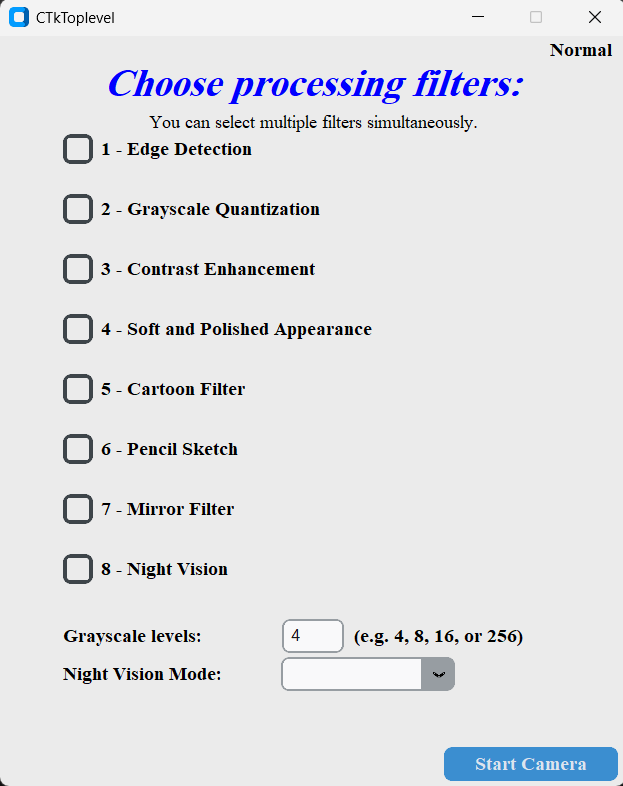
#> input picture assets/advance.png, 623 x 786 px; its folder holds only this picture in this run
$ python -i video_processing_advance.py   (imports and definitions only)
#> lines starting #> are read from the running program, lines starting #| are printed output that depends on the picture
#> further down, picture is the input picture: shape (786, 623, 3); mean B, G, R 229.7, 227, 225.9
from customtkinter import *
import cv2
import numpy as np
# [1 line not run here, left out]

# [11 lines left out: functions on_close, switch_to_other_option, not called in this run]

def advance_processing_actions(frame, levels=4, angle=60, checked=[0,1,0,0,0,0,1,0]):
#> called with levels = 4, angle = 60
    if checked[3] == 1:
        frame = cv2.bilateralFilter(frame, 9, 75, 75)

    if checked[1] == 1:
        gray = cv2.cvtColor(frame, cv2.COLOR_BGR2GRAY)
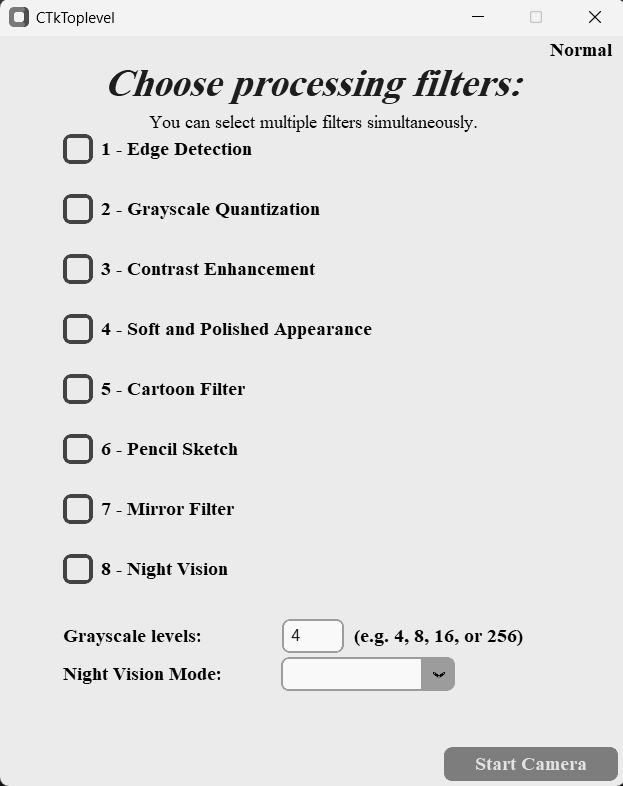
#> gray: shape (786, 623); min 0, max 249, mean 226.9
        quantized = (gray // (256 // levels)) * (256 // levels)
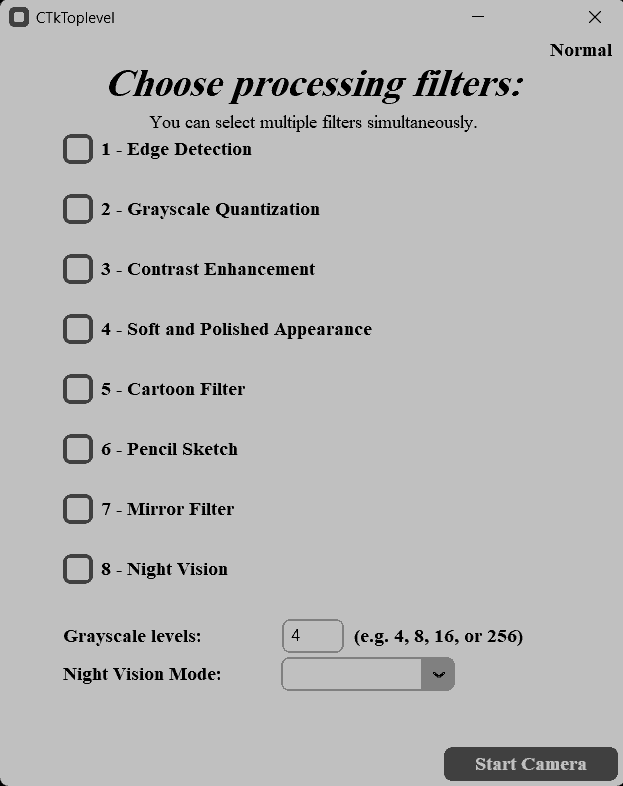
#> quantized: shape (786, 623); min 0, max 192, mean 184.4
        frame = cv2.cvtColor(quantized, cv2.COLOR_GRAY2BGR)

    if checked[0] == 1:
        gray = cv2.cvtColor(frame, cv2.COLOR_BGR2GRAY)
        edges = cv2.Canny(gray, 100, 200)
        frame = cv2.cvtColor(edges, cv2.COLOR_GRAY2BGR)

    if checked[2] == 1:
        gray = cv2.cvtColor(frame, cv2.COLOR_BGR2GRAY)
        equalized = cv2.equalizeHist(gray)
        frame = cv2.cvtColor(equalized, cv2.COLOR_GRAY2BGR)

    if checked[4] == 1:
        gray = cv2.cvtColor(frame, cv2.COLOR_BGR2GRAY)
        gray = cv2.medianBlur(gray, 7)
        edges = cv2.adaptiveThreshold(gray, 255, cv2.ADAPTIVE_THRESH_MEAN_C, cv2.THRESH_BINARY, 11, 5)
        color = cv2.bilateralFilter(frame, 9, 300, 300)
        cartoon = cv2.bitwise_and(color, color, mask=edges)
        frame = cartoon

    if checked[5] == 1:
        gray, sketch = cv2.pencilSketch(frame, sigma_s=60, sigma_r=0.07, shade_factor=0.05)
        frame = sketch

    if checked[6] == 1:
        frame = cv2.flip(frame, 1)
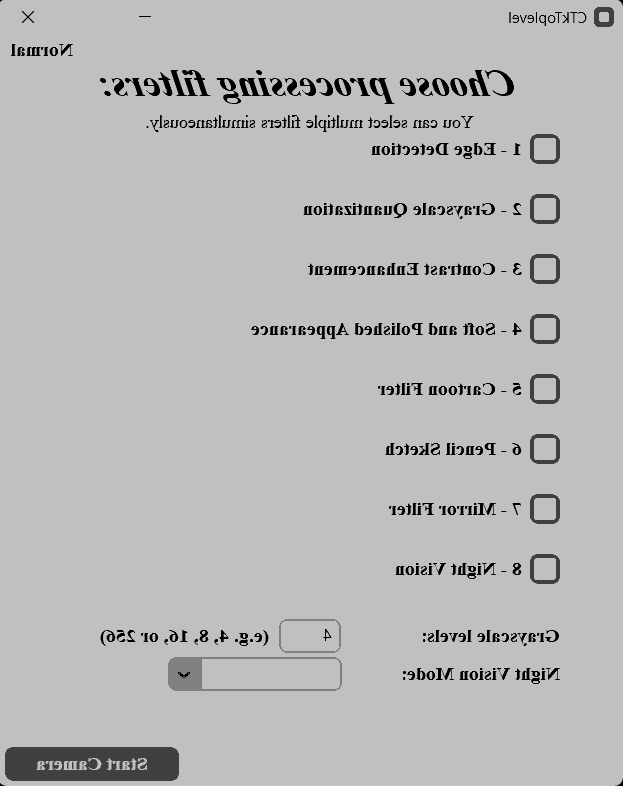
#> frame: shape (786, 623, 3); min 0, max 192, mean 184.4

    if checked[7] == 1:
        hsv = cv2.cvtColor(frame, cv2.COLOR_BGR2HSV)
        hsv[..., 0] = angle
        hsv[..., 1] = 255
        hsv[..., 2] = cv2.equalizeHist(hsv[..., 2])
        frame = cv2.cvtColor(hsv, cv2.COLOR_HSV2BGR)
    return frame

# [116 lines left out: function advance_processing, not called in this run]

>>> import cv2
>>> picture = cv2.imread('assets/advance.png')
>>> result = advance_processing_actions(picture)

$ run again, on assets/controll.png
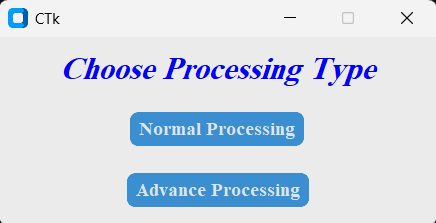
#> input picture assets/controll.png, 436 x 223 px
#> picture is the input picture: shape (223, 436, 3); mean B, G, R 233.5, 220.4, 210.9
#> in advance_processing_actions, `gray = cv2.cvtColor(frame, cv2.COLOR_BGR2GRAY)`:
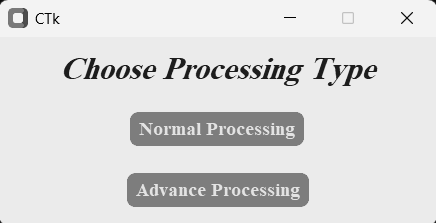
#> gray: shape (223, 436); min 0, max 243, mean 219
#> in advance_processing_actions, `frame = cv2.flip(frame, 1)`:
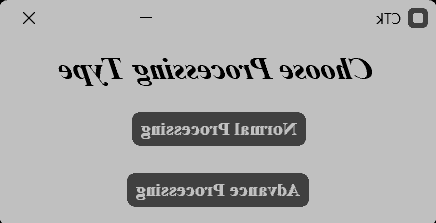
#> frame: shape (223, 436, 3); min 0, max 192, mean 173.7
